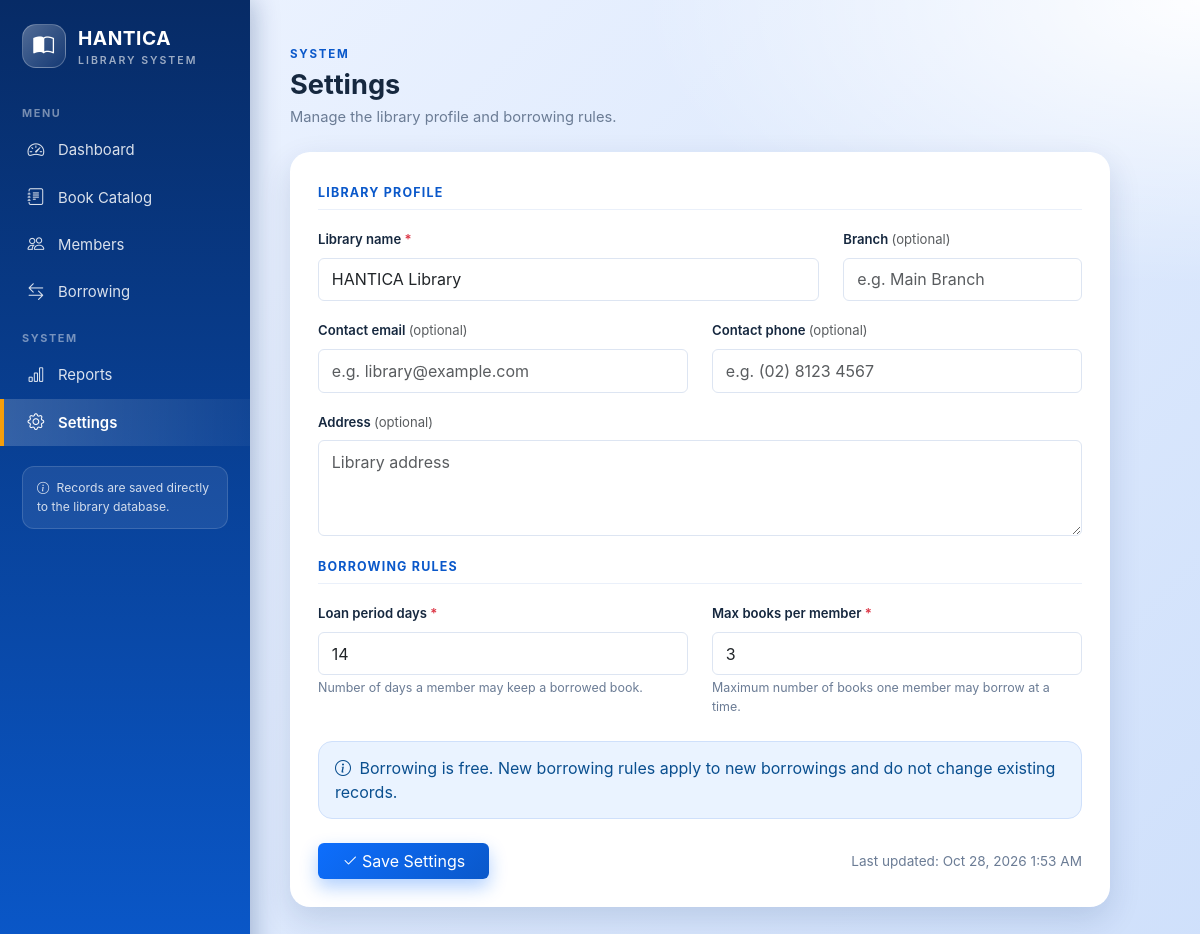
/settings/, run on the app's committed database.
### PaulRyje_app/models.py (models this page shows, shortened)
class LibrarySettings(models.Model):
    library_name = models.CharField(max_length=150, default='HANTICA Library')
    branch = models.CharField(max_length=150, blank=True)
    contact_email = models.EmailField(blank=True)
    contact_phone = models.CharField(max_length=30, blank=True)
    address = models.TextField(blank=True)
    loan_period_days = models.PositiveIntegerField(default=14)
    max_books_per_member = models.PositiveIntegerField(default=3)
    updated_at = models.DateTimeField(auto_now=True)
    class Meta:
        verbose_name = 'Library Settings'
        verbose_name_plural = 'Library Settings'
    @classmethod
    def get_solo(cls):
        obj, _ = cls.objects.get_or_create(pk=1)
        return obj

### PaulRyje_app/views.py (the view)
# urls.py: path('settings/', views.library_settings, name='library_settings'),
def library_settings(request):
    library = LibrarySettings.get_solo()
    if request.method == 'POST':
        form = LibrarySettingsForm(request.POST, instance=library)
        if form.is_valid():
            form.save()
            messages.success(request, 'Library settings were saved.')
            return redirect('library_settings')
        messages.error(request, 'Settings were not saved. Please check the highlighted fields.')
    else:
        form = LibrarySettingsForm(instance=library)
    context = {
        'active_section': 'settings',
        'form': form,
        'library': library,
    }
    return render(request, 'library_settings/settings.html', context)

### PaulRyje_app/templates/library_settings/settings.html (shortened to what this page needs)
{% extends 'base.html' %}
{% block content %}
{% include 'partials/page_header.html' with eyebrow="System" title="Settings" subtitle="Manage the library profile and borrowing rules." %}
<div class="form-card">
    <form method="post" novalidate>
        <h2 class="form-section-title">Library Profile</h2>
        <div class="row">
            <div class="col-md-8">
                {% include 'partials/form_field.html' with field=form.library_name %}
            </div>
            <div class="col-md-4">
                {% include 'partials/form_field.html' with field=form.branch %}
            </div>
        </div>
        <div class="row">
            <div class="col-md-6">
                {% include 'partials/form_field.html' with field=form.contact_email %}
            </div>
            <div class="col-md-6">
                {% include 'partials/form_field.html' with field=form.contact_phone %}
            </div>
        </div>
        {% include 'partials/form_field.html' with field=form.address %}
        <h2 class="form-section-title mt-4">Borrowing Rules</h2>
        <div class="row">
            <div class="col-md-6">
                {% include 'partials/form_field.html' with field=form.loan_period_days %}
            </div>
            <div class="col-md-6">
                {% include 'partials/form_field.html' with field=form.max_books_per_member %}
            </div>
        </div>
        <div class="info-box mt-2">
            <i class="bi bi-info-circle me-1"></i>
            Borrowing is free. New borrowing rules apply to new borrowings and do not change existing records.
        </div>
        <div class="d-flex flex-wrap align-items-center justify-content-between gap-3 mt-4">
            <button type="submit" class="btn btn-add px-4">
                <i class="bi bi-check2 me-1"></i>Save Settings
            </button>
            <span class="book-meta">
                Last updated: {{ library.updated_at|date:"M d, Y g:i A" }}
            </span>
        </div>
    </form>
</div>
{% endblock %}

### PaulRyje_app/templates/partials/form_field.html (shortened to what this page needs)
<div class="mb-3">
    <label for="{{ field.id_for_label }}" class="form-label fw-semibold">
        {{ field.label }}
        {% if field.field.required %}
            <span class="text-danger">*</span>
        {% else %}
            <span class="text-muted fw-normal">(optional)</span>
        {% endif %}
    </label>
    {{ field }}
    {% if field.help_text %}<div class="form-text">{{ field.help_text }}</div>{% endif %}
</div>

### static/css/app.css (style rules this page uses)
:root { --brand-blue: #0d6efd; --brand-blue-dark: #0a58ca; --brand-navy: #072b66; --brand-amber: #f59e0b; --ink: #16283f; --muted: #6b7c95; --line: #e6ecf8; --panel-radius: 20px; }
html { scroll-behavior: smooth; }
body { font-family: -apple-system, "Segoe UI", Roboto, Helvetica, Arial, sans-serif; color: var(--ink); min-height: 100vh; background: radial-gradient(900px 460px at 100% 0%, rgba(255, 255, 255, .95), rgba(255, 255, 255, 0) 62%), linear-gradient(135deg, #eef4ff 0%, #cfe0fb 100%); background-attachment: fixed; }
.book-meta { color: var(--muted); font-size: .85rem; }
.btn-add { border: none; color: #fff; background: linear-gradient(135deg, var(--brand-blue), var(--brand-blue-dark)); box-shadow: 0 8px 18px rgba(13, 110, 253, .32); }
.form-card { max-width: 820px; padding: 28px; border-radius: var(--panel-radius); background-color: #fff; box-shadow: 0 12px 32px rgba(7, 43, 102, .14); }
.form-section-title { margin: 6px 0 16px; padding-bottom: 8px; font-size: .78rem; font-weight: 700; letter-spacing: 1.2px; text-transform: uppercase; color: var(--brand-blue-dark); border-bottom: 1px solid #eaf0fa; }
.form-label { font-size: .82rem; }
.form-control, .form-select { padding: .55rem .8rem; border-color: #dde5f2; }
textarea.form-control { min-height: 96px; }
.form-text { color: var(--muted); font-size: .78rem; }
.info-box { padding: 14px 16px; border-radius: 14px; color: #0a4f8f; background-color: #eaf3ff; border: 1px solid #cfe0fb; }

### data on the page
LibrarySettings: library_name "HANTICA Library", loan_period_days "14", max_books_per_member "3", updated_at "Oct 28, 2026 1:53 AM"

### other printed values
{{ eyebrow }} "SYSTEM"
{{ title }} "Settings"
{{ subtitle }} "Manage the library profile and borrowing rules."
{{ field.label }} "Library name Branch Contact email Contact phone Address Loan period days Max books per member"
{{ field.help_text }} "Number of days a member may keep a borrowed book. Maximum number of books one member may borrow at a time."
